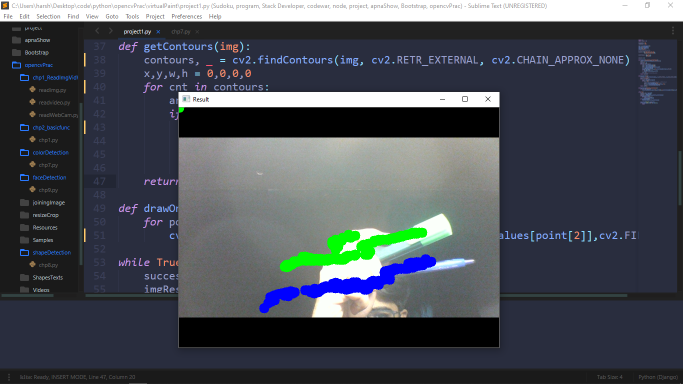
#> input picture 2020-11-03 (2).png, 1366 x 768 px, given in place of the camera (shown at 1/2 size)
$ python virtualpaint.py
#> lines starting #> are read from the running program, lines starting #| are printed output that depends on the picture; after the words box and inside, x2 and y2 are one past the last pixel; in counts of white or black regions, pixels touching at a corner belong together
#> further down, img is the input picture: shape (768, 1366, 3); mean B, G, R 84.4, 76.7, 71.7
# Harsh Gandhi
import cv2
import numpy as np

frameWidth = 640
frameHeight = 480

cap = cv2.VideoCapture(0)
cap.set(3,frameWidth)
cap.set(4,frameHeight)
cap.set(10,150)
# [88,118,17,99,255,255],
# [47,179,63,255,232,255]
myColors = [[37,74,119,95,255,255],
			[92,20,255,142,107,255]]

myColorValues = [[0,255,0],
				[255,0,0]]

myPoints = []

def findColor(img,myColors,myColorValues):
	imgHSV = cv2.cvtColor(img,cv2.COLOR_BGR2HSV)
#> imgHSV: shape (768, 1366, 3); mean H, S, V 67.9, 48.7, 88.2
	count = 0
	newPoints = []
	for color in myColors:
		lower = np.array(color[0:3])
		upper = np.array(color[3:6])
		mask = cv2.inRange(imgHSV,lower,upper)
		x,y = getContours(mask)
		cv2.circle(imgResult,(x,y),10,myColorValues[count],cv2.FILLED)
		if x!=0 and y!=0:
			newPoints.append([x,y,count])
		count +=1
#> this loop made 2 passes
#> (x, y) on passes 1 to 2: (707, 460), (0, 0)
#> pass 1, in findColor, `mask = cv2.inRange(imgHSV,lower,upper)`:
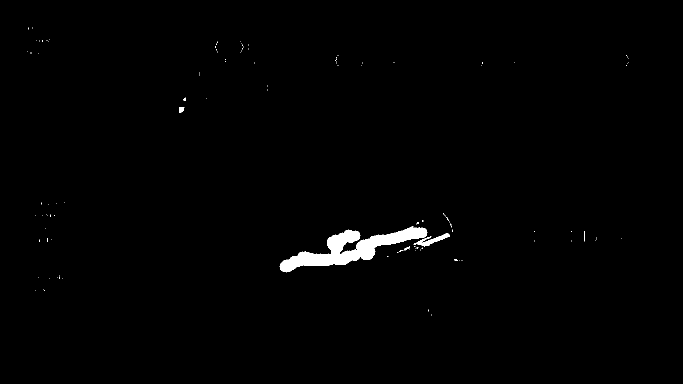
#> mask: shape (768, 1366) (shown at 1/2 size); 0.94% white; 127 white regions (121 under 20 px), largest, box (x1, y1, x2, y2) and area: (559, 453, 855, 545) 8980, (827, 467, 900, 491) 493, (358, 215, 369, 226) 90, (808, 493, 820, 499) 29, (367, 195, 372, 201) 22, (1168, 462, 1169, 483) 21
#> pass 2, in findColor, `mask = cv2.inRange(imgHSV,lower,upper)`:
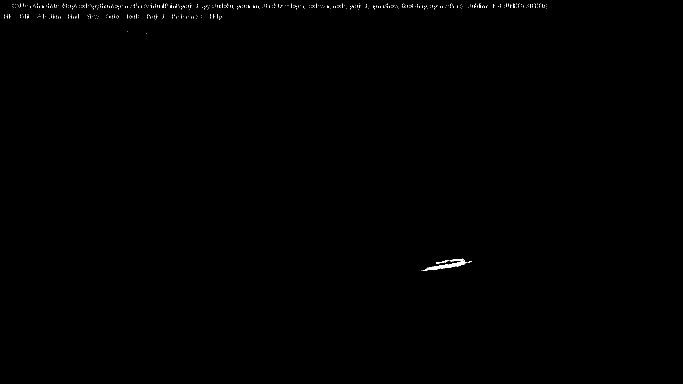
#> mask: shape (768, 1366) (shown at 1/2 size); 0.19% white in thin lines or dots, all inside (x1, y1, x2, y2) = (9, 7, 1094, 541)
#> after the loop: imgResult: shape (768, 1366, 3); 0.03% of pixels changed, all inside (x1, y1, x2, y2) = (0, 0, 718, 463)
#> after the loop, count = 2; newPoints = [[707, 460, 0]]
		# cv2.imshow(str(color[0]),mask)
	return newPoints

def getContours(img):
	contours, _ = cv2.findContours(img, cv2.RETR_EXTERNAL, cv2.CHAIN_APPROX_NONE)
	x,y,w,h = 0,0,0,0
	for cnt in contours:
		area = cv2.contourArea(cnt)
		if area > 500:
			# cv2.drawContours(imgResult,cnt,-1,(255,0,0),3)
			peri = cv2.arcLength(cnt,True)
			approx = cv2.approxPolyDP(cnt,0.02*peri,True)
			x,y,w,h = cv2.boundingRect(approx)
	return x+w//2,y

def drawOnCanvas(myPoints,myColorValues):
	for point in myPoints:
		cv2.circle(imgResult,(point[0],point[1]),10,myColorValues[point[2]],cv2.FILLED)

while True:
	success, img = cap.read()
	imgResult = img.copy()
	newPoints = findColor(img,myColors,myColorValues)
#> newPoints = [[707, 460, 0]]
	if len(newPoints)!=0:
		for newP in newPoints:
			myPoints.append(newP)
#> this loop made 1 pass
#> after the loop, myPoints = [[707, 460, 0]]
	if len(myPoints)!=0:
		drawOnCanvas(myPoints,myColorValues)
#> the loop in drawOnCanvas, `for point in myPoints:` made 1 pass

	cv2.imshow("Result",imgResult)
	if cv2.waitKey(1) & 0xFF == ord('q'):
#> (key q is pressed here)
		break
